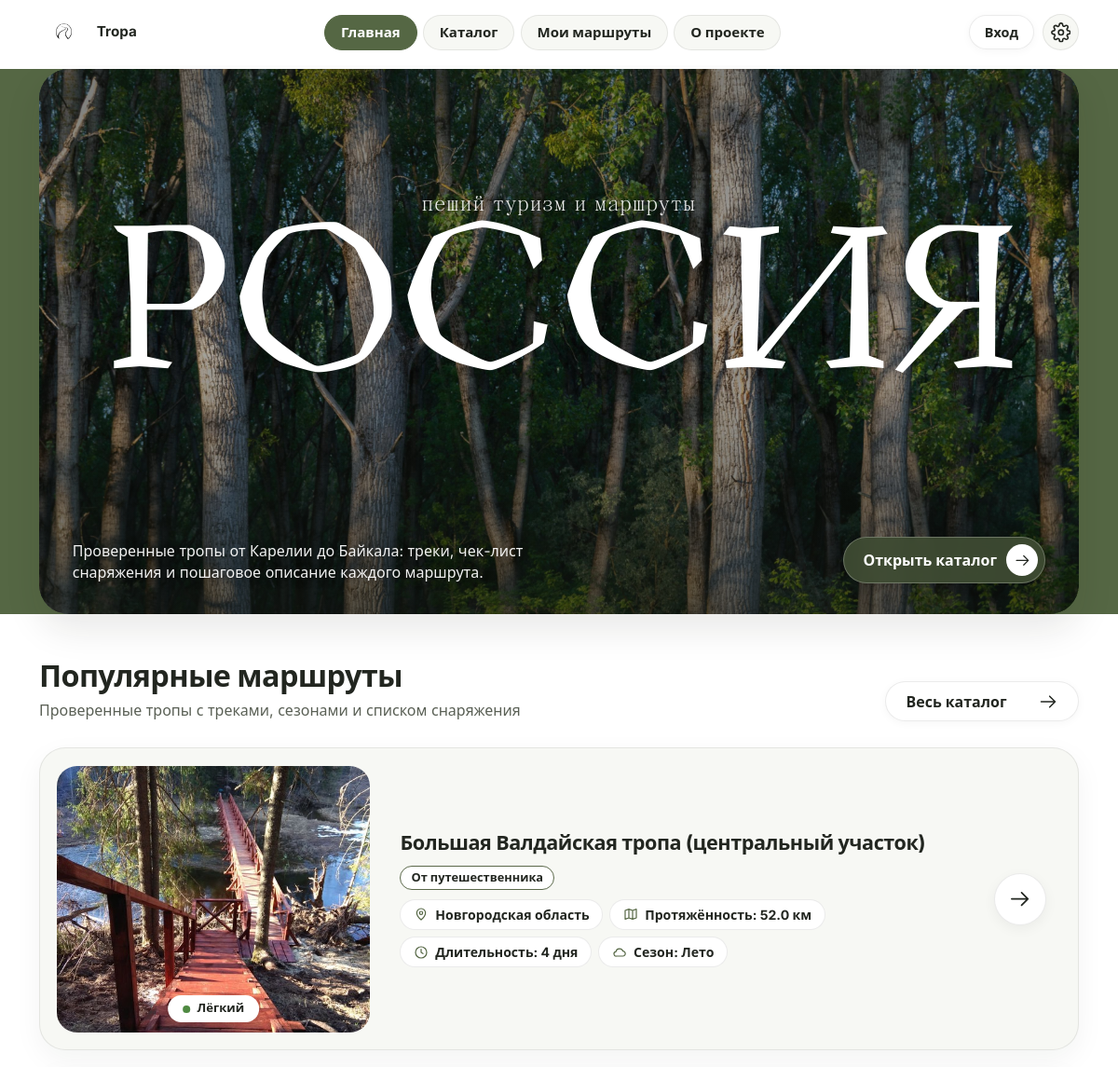
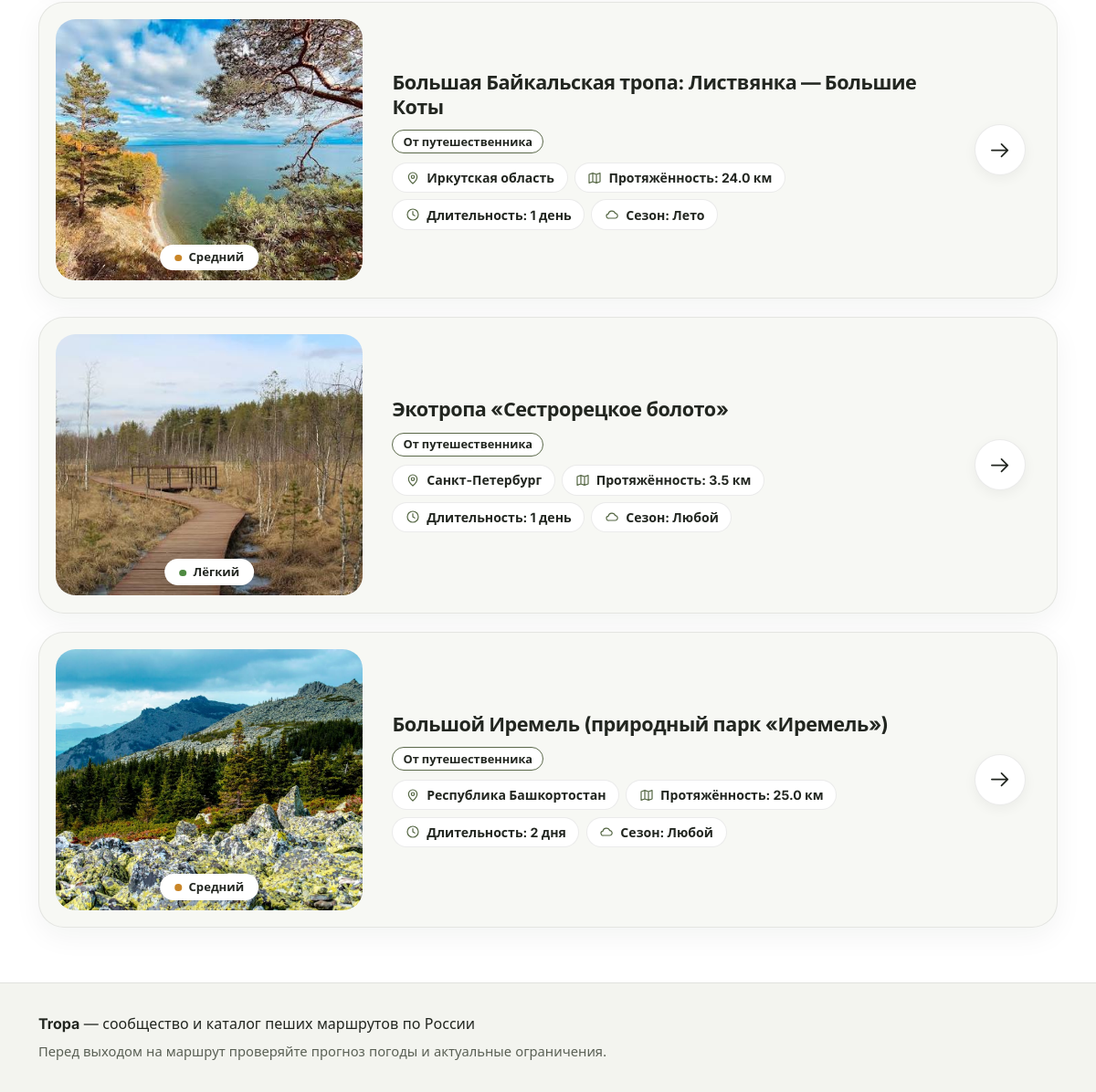
Before: / with the older database file (2 pictures, top to bottom).
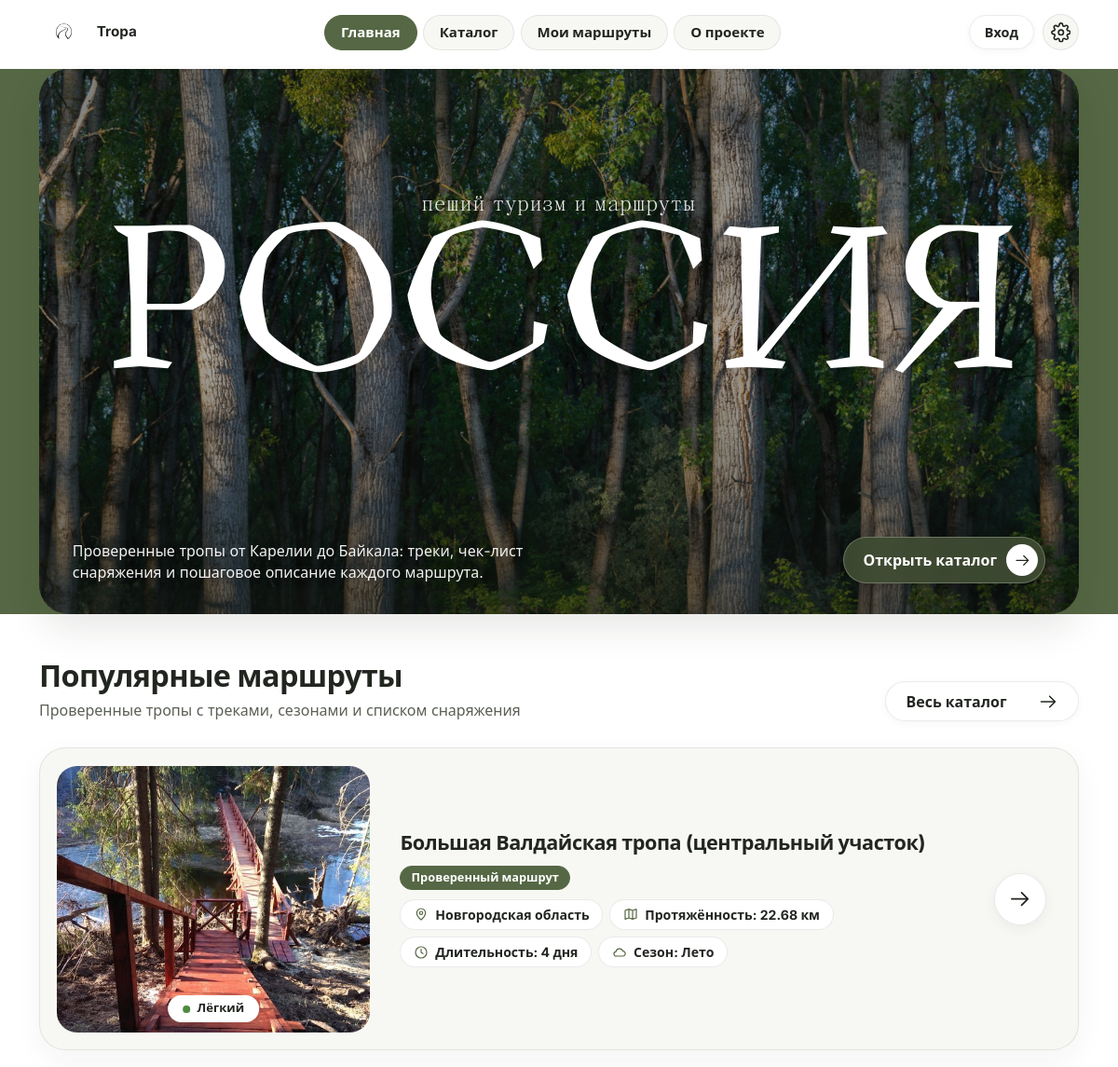
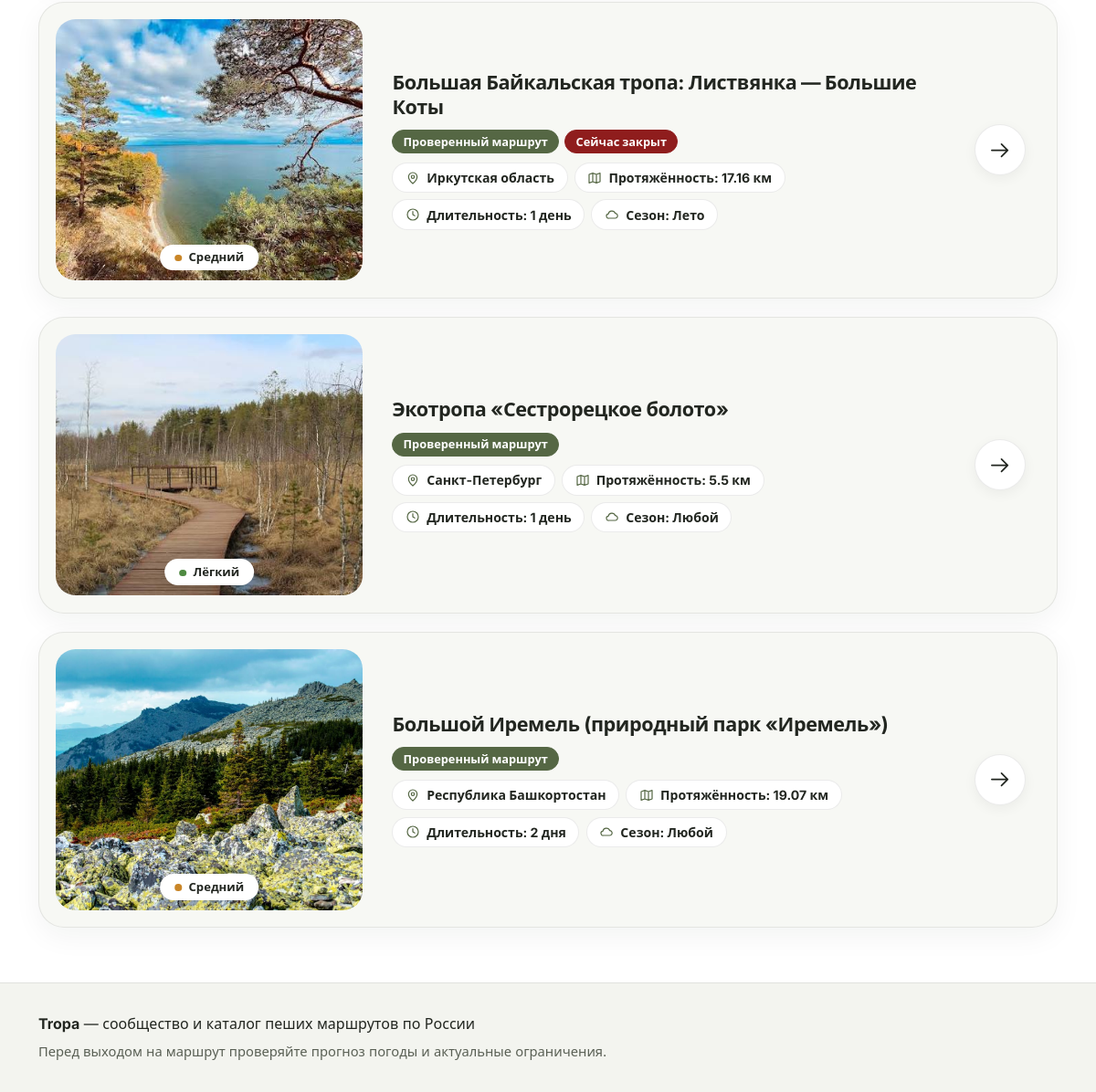
After: the same page with the newer database file (2 pictures, top to bottom).
### tables this page shows
CREATE TABLE routes (
    id             INTEGER PRIMARY KEY AUTOINCREMENT,
    author_id      INTEGER NOT NULL REFERENCES users(id),
    title          TEXT NOT NULL,
    region         TEXT NOT NULL,
    length_km      REAL NOT NULL,
    difficulty     TEXT NOT NULL CHECK (difficulty IN ('easy', 'medium', 'hard')),
    days           INTEGER NOT NULL DEFAULT 1,
    season         TEXT NOT NULL DEFAULT 'any',
    terrain        TEXT NOT NULL DEFAULT 'any',
    description    TEXT NOT NULL,
    restrictions   TEXT,
    source_url     TEXT,
    source_checked TEXT,
    open_from      TEXT,
    open_to        TEXT,
    is_public      INTEGER NOT NULL DEFAULT 1,
    views          INTEGER NOT NULL DEFAULT 0,
    surface        TEXT,
    max_slope      TEXT,
    has_steps      INTEGER NOT NULL DEFAULT 0,
    rest_points    TEXT,
    created_at     TEXT NOT NULL DEFAULT CURRENT_TIMESTAMP
, kind TEXT NOT NULL DEFAULT 'community', is_closed INTEGER NOT NULL DEFAULT 0);

### views/pages.py (the view)
@bp.route("/")
def index():
    routes, has_more = popular(0)
    return render_template("index.html", routes=routes, has_more=has_more)

### app.py (called while the page is built)
def ru_days(n):
    n = int(n)
    if 11 <= n % 100 <= 14:
        word = "дней"
    elif n % 10 == 1:
        word = "день"
    elif 2 <= n % 10 <= 4:
        word = "дня"
    else:
        word = "дней"
    return f"{n} {word}"

### db.py (called while the page is built)
def get_db():
    if "db" not in g:
        g.db = sqlite3.connect(current_app.config["DATABASE"])
        g.db.row_factory = sqlite3.Row
        g.db.execute("PRAGMA foreign_keys = ON")
    return g.db

### views/auth.py (called while the page is built)
@bp.before_app_request
def load_logged_in_user():
    user_id = session.get("user_id")
    g.user = None
    if user_id is not None:
        g.user = get_db().execute(
            "SELECT id, username FROM users WHERE id = ?", (user_id,)
        ).fetchone()
        if g.user is None:
            session.clear()

### views/pages.py (called while the page is built)
def popular(offset):
    rows = get_db().execute(
        "SELECT * FROM routes WHERE is_public = 1 ORDER BY (kind = 'curated') DESC, views DESC, id DESC LIMIT ? OFFSET ?",
        (PAGE + 1, offset),
    ).fetchall()
    return rows[:PAGE], len(rows) > PAGE

### views/routes.py (called while the page is built)
@bp.app_template_global("route_badges")
def route_badges(r):
    badges = [("verified", "Проверенный маршрут")] if r["kind"] == "curated" \
        else [("community", "От путешественника")]
    if r["is_closed"]:
        badges.append(("closed", "Сейчас закрыт"))
    today = date.today().isoformat()
    if (r["open_from"] and today < r["open_from"]) or (r["open_to"] and today > r["open_to"]):
        badges.append(("warn", "Вне сезона"))
    checked = r["source_checked"]
    if not checked:
        badges.append(("warn", "Дата проверки не указана"))
    else:
        try:
            if (date.today() - date.fromisoformat(checked)).days > STALE_DAYS:
                badges.append(("warn", "Данные могли устареть"))
        except ValueError:
            pass
    return badges

### templates/index.html (shortened to what this page needs)
{% extends "base.html" %}
{% block main_class %}home{% endblock %}
{% block content %}
  <div class="hero-wrap">
    <section class="hero" aria-labelledby="hero-title">
      <img class="hero-bg" src="{{ url_for('static', filename='img/hero.jpg') }}"
           alt="Горный пейзаж на рассвете" fetchpriority="high">
      <div class="hero-center">
        <p class="hero-kicker">пеший туризм и маршруты</p>
        <h1 class="hero-text" id="hero-title">
          <span class="hero-big" aria-hidden="true"><span>Россия</span></span>
        </h1>
      </div>
      <div class="hero-bottom">
        <p class="hero-lead">Проверенные тропы от Карелии до Байкала: треки, чек-лист снаряжения и пошаговое описание каждого маршрута.</p>
        <a class="btn btn-hero" href="{{ url_for('routes.catalog') }}">
          <span>Открыть каталог</span>
          <span class="btn-circle"><svg class="icon" aria-hidden="true"><use href="#i-arrow"/></svg></span>
        </a>
      </div>
    </section>
  </div>
  <section class="section" aria-labelledby="popular-title">
    <div class="section-head">
      <div>
        <h2 id="popular-title">Популярные маршруты</h2>
        <p class="section-sub">Проверенные тропы с треками, сезонами и списком снаряжения</p>
      </div>
      <a class="btn btn-wide" href="{{ url_for('routes.catalog') }}">
        <span>Весь каталог</span>
        <svg class="icon" aria-hidden="true"><use href="#i-arrow"/></svg>
      </a>
    </div>
    {% if routes %}
      <ul class="route-list" id="popular-list">
        {% for r in routes %}{% include "_route_card.html" %}{% endfor %}
      </ul>
    {% else %}
      <div class="empty card">
        <p>Публичных маршрутов пока нет.</p>
        <a class="btn btn-primary" href="{{ url_for('routes.create') }}">Добавить первый маршрут</a>
      </div>
    {% endif %}
  </section>
{% endblock %}

### templates/base.html (shortened to what this page needs)
<!DOCTYPE html>
<html lang="ru">
<head>
  <link rel="stylesheet" href="{{ url_for('static', filename='css/style.css') }}?v=4">
</head>
<body>
  {% set ep = request.endpoint %}
  <header class="site-header">
    <div class="header-inner">
      <a class="logo" href="{{ url_for('pages.index') }}">
        <img src="{{ url_for('static', filename='img/logo.png') }}" alt="">
        <span>Tropa</span>
      </a>
      <nav class="main-nav" aria-label="Основное меню">
        <a href="{{ url_for('pages.index') }}" {% if ep == 'pages.index' %}aria-current="page"{% endif %}>Главная</a>
        <a href="{{ url_for('routes.catalog') }}" {% if ep == 'routes.catalog' %}aria-current="page"{% endif %}>Каталог</a>
        <a href="{{ url_for('routes.mine') }}" {% if ep == 'routes.mine' %}aria-current="page"{% endif %}>Мои маршруты</a>
        <a href="{{ url_for('pages.about') }}" {% if ep == 'pages.about' %}aria-current="page"{% endif %}>О проекте</a>
      </nav>
      <div class="header-actions">
        {% if g.user %}
          <span class="user-name">{{ g.user['username'] }}</span>
          <a class="btn btn-small" href="{{ url_for('auth.logout') }}">Выйти</a>
        {% else %}
          <a class="btn btn-small" href="{{ url_for('auth.login') }}">Вход</a>
        {% endif %}
        <div class="settings">
          <button type="button" class="settings-btn" id="settings-btn"
                  aria-expanded="false" aria-controls="settings-panel" aria-label="Настройки отображения и доступности">
            <svg class="icon" aria-hidden="true"><use href="#i-gear"/></svg>
          </button>
        </div>
      </div>
    </div>
  </header>
  <main id="content" class="{% block main_class %}page{% endblock %}" tabindex="-1">
    {% block content %}{% endblock %}
  </main>
  <footer class="site-footer">
    <div class="footer-inner">
      <p><strong>Tropa</strong> — сообщество и каталог пеших маршрутов по России</p>
      <p class="footer-note">Перед выходом на маршрут проверяйте прогноз погоды и актуальные ограничения.</p>
    </div>
  </footer>
</body>
</html>

### templates/_route_card.html (shortened to what this page needs)
<li class="route-card">
  <div class="route-thumb">
    <img src="{{ route_image(r['id']) }}" alt="Фото маршрута: {{ r['title'] }}"
         width="400" height="286" loading="lazy">
    <span class="diff-pill diff-{{ r['difficulty'] }}">{{ DIFFICULTY[r['difficulty']] }}</span>
  </div>
  <div class="route-body">
    <h3><a href="{{ url_for('routes.detail', route_id=r['id']) }}">{{ r['title'] }}</a></h3>
        <ul class="tags" aria-label="Метки маршрута">
          {% for cls, text in route_badges(r) %}<li class="tag tag--{{ cls }}">{{ text }}</li>{% endfor %}
        </ul>
    <ul class="meta">
      <li><svg class="icon" aria-hidden="true"><use href="#i-pin"/></svg><span>{{ r['region'] }}</span></li>
      <li><svg class="icon" aria-hidden="true"><use href="#i-map"/></svg><span>Протяжённость: {{ r['length_km'] }} км</span></li>
      <li><svg class="icon" aria-hidden="true"><use href="#i-clock"/></svg><span>Длительность: {{ r['days']|ru_days }}</span></li>
      <li><svg class="icon" aria-hidden="true"><use href="#i-cloud"/></svg><span>Сезон: {{ SEASONS[r['season']] }}</span></li>
    </ul>
  </div>
  <span class="arrow-btn" aria-hidden="true"><svg class="icon"><use href="#i-arrow"/></svg></span>
</li>

Changed rows visible on the page:
removed routes: difficulty "Лёгкий", title "Большая Валдайская тропа (центральный участок)", text "От путешественника", region "Новгородская область", length_km "52.0", days|ru_days "4 дня", season "Лето"
removed routes: difficulty "Средний", title "Большая Байкальская тропа: Листвянка — Большие Коты", text "От путешественника", region "Иркутская область", length_km "24.0", days|ru_days "1 день", season "Лето"
removed routes: difficulty "Лёгкий", title "Экотропа «Сестрорецкое болото»", text "От путешественника", region "Санкт-Петербург", length_km "3.5", days|ru_days "1 день", season "Любой"
removed routes: difficulty "Средний", title "Большой Иремель (природный парк «Иремель»)", text "От путешественника", region "Республика Башкортостан", length_km "25.0", days|ru_days "2 дня", season "Любой"
added routes: difficulty "Лёгкий", title "Большая Валдайская тропа (центральный участок)", text "Проверенный маршрут", region "Новгородская область", length_km "22.68", days|ru_days "4 дня", season "Лето"
added routes: difficulty "Средний", title "Большая Байкальская тропа: Листвянка — Большие Коты", text "Проверенный маршрут" "Сейчас закрыт", region "Иркутская область", length_km "17.16", days|ru_days "1 день", season "Лето"
added routes: difficulty "Лёгкий", title "Экотропа «Сестрорецкое болото»", text "Проверенный маршрут", region "Санкт-Петербург", length_km "5.5", days|ru_days "1 день", season "Любой"
added routes: difficulty "Средний", title "Большой Иремель (природный парк «Иремель»)", text "Проверенный маршрут", region "Республика Башкортостан", length_km "19.07", days|ru_days "2 дня", season "Любой"
